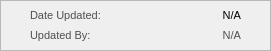
    <widget class="QFrame" name="basePopUpBodyFrame_5">
     <property name="geometry">
      <rect>
       <x>980</x>
       <y>570</y>
       <width>271</width>
       <height>51</height>
      </rect>
     </property>
     <property name="styleSheet">
      <string notr="true">#basePopUpBodyFrame_5 {
	background-color: rgb(247, 247, 247);
	border: 1px solid rgb(194, 194, 194);
	border-radius: 10px;
}</string>
     </property>
     <property name="frameShape">
      <enum>QFrame::Shape::StyledPanel</enum>
     </property>
     <property name="frameShadow">
      <enum>QFrame::Shadow::Raised</enum>
     </property>
     <widget class="QLabel" name="label_DateUpdated">
      <property name="geometry">
       <rect>
        <x>30</x>
        <y>0</y>
        <width>81</width>
        <height>31</height>
       </rect>
      </property>
      <property name="font">
       <font>
        <family>Arial</family>
        <pointsize>8</pointsize>
       </font>
      </property>
      <property name="styleSheet">
       <string notr="true">#label_DateUpdated{
	background-color:transparent;
	color:#4f4f4f;
}</string>
      </property>
      <property name="text">
       <string>Date Updated:</string>
      </property>
      <property name="alignment">
       <set>Qt::AlignmentFlag::AlignLeading|Qt::AlignmentFlag::AlignLeft|Qt::AlignmentFlag::AlignVCenter</set>
      </property>
     </widget>
     <widget class="QLabel" name="inst_display_DateUpdated">
      <property name="geometry">
       <rect>
        <x>30</x>
        <y>0</y>
        <width>211</width>
        <height>31</height>
       </rect>
      </property>
      <property name="font">
       <font>
        <family>Arial</family>
        <pointsize>8</pointsize>
       </font>
      </property>
      <property name="styleSheet">
       <string notr="true">#display_DateUpdated{
	background-color:transparent;
	color:#4f4f4f;
}</string>
      </property>
      <property name="text">
       <string>N/A</string>
      </property>
      <property name="alignment">
       <set>Qt::AlignmentFlag::AlignRight|Qt::AlignmentFlag::AlignTrailing|Qt::AlignmentFlag::AlignVCenter</set>
      </property>
     </widget>
     <widget class="QLabel" name="display_UpdatedBy">
      <property name="geometry">
       <rect>
        <x>130</x>
        <y>20</y>
        <width>111</width>
        <height>31</height>
       </rect>
      </property>
      <property name="font">
       <font>
        <family>Arial</family>
        <pointsize>8</pointsize>
       </font>
      </property>
      <property name="styleSheet">
       <string notr="true">#display_UpdatedBy{
	background-color:transparent;
	color:#4f4f4f;
}</string>
      </property>
      <property name="text">
       <string>N/A</string>
      </property>
      <property name="alignment">
       <set>Qt::AlignmentFlag::AlignRight|Qt::AlignmentFlag::AlignTrailing|Qt::AlignmentFlag::AlignVCenter</set>
      </property>
     </widget>
     <widget class="QLabel" name="label_UpdatedBy">
      <property name="geometry">
       <rect>
        <x>30</x>
        <y>20</y>
        <width>81</width>
        <height>31</height>
       </rect>
      </property>
      <property name="font">
       <font>
        <family>Arial</family>
        <pointsize>8</pointsize>
       </font>
      </property>
      <property name="styleSheet">
       <string notr="true">#label_UpdatedBy{
	background-color:transparent;
	color:#4f4f4f;
}</string>
      </property>
      <property name="text">
       <string>Updated By:</string>
      </property>
      <property name="alignment">
       <set>Qt::AlignmentFlag::AlignLeading|Qt::AlignmentFlag::AlignLeft|Qt::AlignmentFlag::AlignVCenter</set>
      </property>
     </widget>
    </widget>
